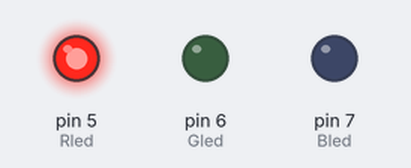
Simulated run of this sketch. Board: Arduino Uno, built with avr-gcc and run on an emulated ATmega328P. Shown: output pins drawn as LEDs (lit = HIGH).

Above: at 0.5 s.
At 1.5 s:
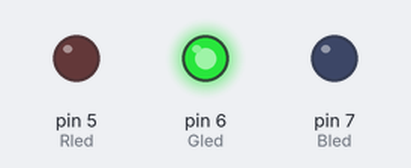
At 5.5 s:
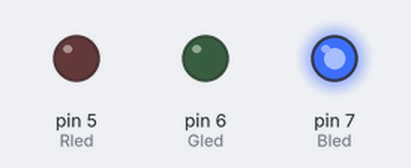
Timing chart, 0 to 6.9 s (numbered marks = the images above):
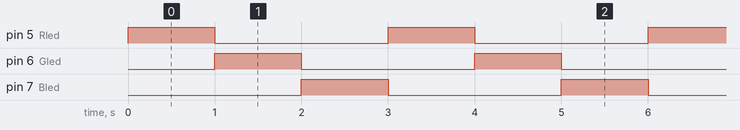

Measured:
- by itself, pin 5 (Rled), pin 6 (Gled), pin 7 (Bled): alternates HIGH for 1.0 s and LOW for 2.0 s
- by itself, everything shown: repeats every 3.0 s, in 3 steps

The sketch:

RGB-LED.ino
```cpp
/*
 * Author: SMRAZA KEEN
 * Date:2016/07/21
 * IDE V1.6.9
 * Address:http://www.amazon.com/shops/smraza
 * Function:
 */
const int Rled=5;
const int Gled=6;
const int Bled=7;
void setup()
{
  pinMode(Rled,OUTPUT);
  pinMode(Gled,OUTPUT);
  pinMode(Bled,OUTPUT);
}
void loop()
{
  digitalWrite(Rled,HIGH);
  digitalWrite(Gled,LOW);
  digitalWrite(Bled,LOW);
  delay(1000);
  digitalWrite(Rled,LOW);
  digitalWrite(Gled,HIGH);
  digitalWrite(Bled,LOW);
  delay(1000);
  digitalWrite(Rled,LOW);
  digitalWrite(Gled,LOW);
  digitalWrite(Bled,HIGH);
  delay(1000);
}
```
